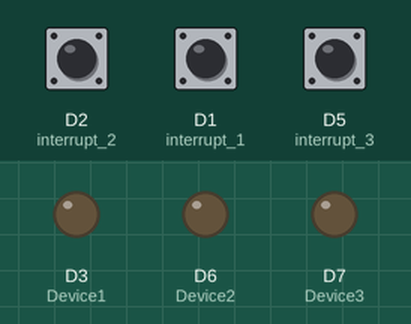
Simulated run of this program. Board: ESP8266 (NodeMCU). Shown: output pins drawn as LEDs (lit = HIGH). The test bench sets the inputs (shaded band); at power-on: D2 (interrupt_2) LOW, D1 (interrupt_1) LOW, D5 (interrupt_3) LOW. What the program prints to the serial monitor is not drawn.

Above: at 1.2 s.
1.3 s: D2 (interrupt_2) pulled HIGH for 0.15 s
At 1.37 s:
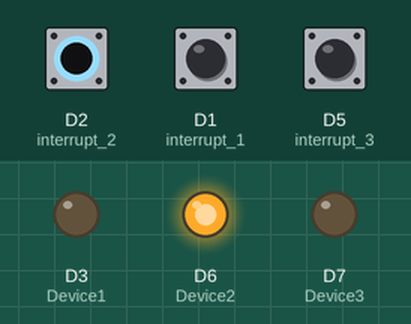
2.9 s: D1 (interrupt_1) pulled HIGH for 0.15 s
At 2.97 s:
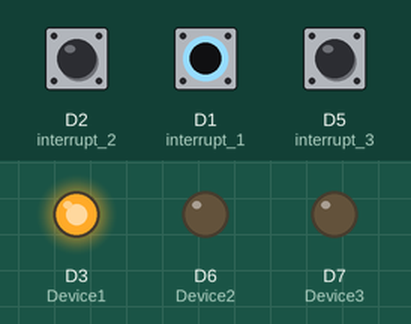
4.5 s: D5 (interrupt_3) pulled HIGH for 0.15 s
At 4.57 s:
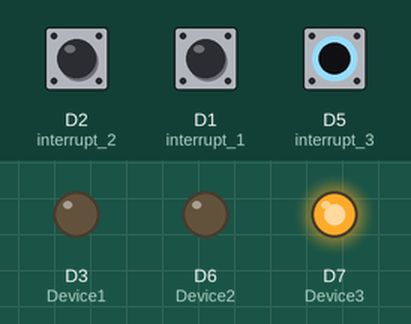
7.6 s: D2 (interrupt_2) pulled HIGH for 3.2 s
At 7.9 s:
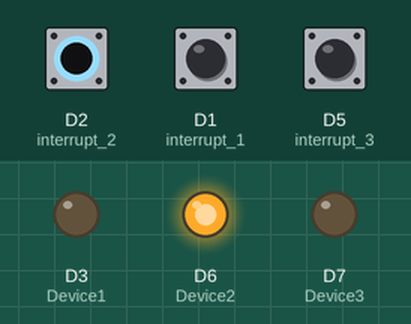
12.3 s: D1 (interrupt_1) pulled HIGH for 3.2 s
At 12.6 s:
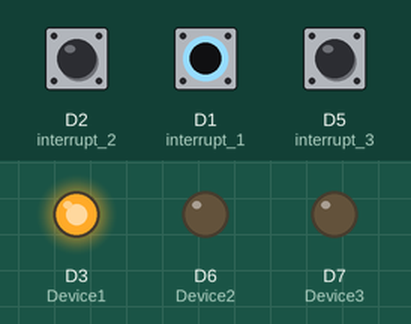
Timing chart, 0 to 17.0 s (numbered marks = the images above; inputs shaded):
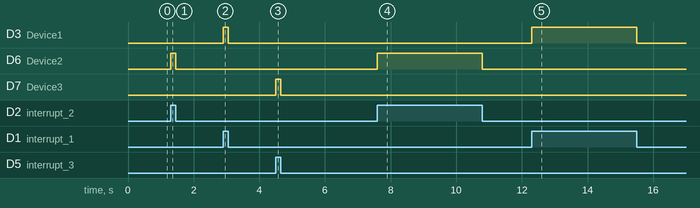

Measured:
- after the input at 1.3 s, D6 (Device2): LOW → HIGH at once, → LOW 0.15 s later
- after the input at 2.9 s, D3 (Device1): LOW → HIGH at once, → LOW 0.15 s later
- after the input at 4.5 s, D7 (Device3): LOW → HIGH at once, → LOW 0.15 s later
- after the input at 7.6 s, D6 (Device2): LOW → HIGH at once, → LOW 3.2 s later
- after the input at 12.3 s, D3 (Device1): LOW → HIGH at once, → LOW 3.2 s later

The program:

main.cpp
```cpp
#include <ESP8266WiFi.h>
#include <ESP8266mDNS.h>
#include <ESPAsyncWebServer.h>
#include <WebSocketsServer.h>
#include <ArduinoJson.h>

#define Device1 0 // external device definition
#define Device2 12
#define Device3 13

uint8_t interrupt_1 = D1; //external interrupt definition (for further updates)
uint8_t interrupt_2 = D2;
uint8_t interrupt_3 = D5;

volatile byte relay1 = 0; //interrupt response
volatile byte relay2 = 0;
volatile byte relay3 = 0;

volatile byte f1_status = 0; // final Device status
volatile byte f2_status = 0;
volatile byte f3_status = 0;

ICACHE_RAM_ATTR void ISR1(){ //interrupt service routine
  relay1 = !relay1;
  f1_status = !f1_status;
  digitalWrite(Device1, f1_status);
}

ICACHE_RAM_ATTR void ISR2(){
  relay2 = !relay2;
  f2_status = !f2_status;
  digitalWrite(Device2, f2_status);
}

ICACHE_RAM_ATTR void ISR3(){
  relay3 = !relay3;
  f3_status = !f3_status;
  digitalWrite(Device3, f3_status);
}

/*the webpage code will store in program memory (PROGMEM funtion used) insted of RAM,
it can be stored as string literel by using R"=====()=====" or R"rawliteral()rawliteral";
*/
char webpage[] PROGMEM = R"rawliteral(

<!DOCTYPE html>
<html>

<script>

var connection = new WebSocket('ws://'+location.hostname+':81/');

var button_1_status = 0;
var button_2_status = 0;
var button_3_status = 0;

function button_1()
{
button_1_status =! button_1_status;
console.log("LED 1 Switched");
send_data();
}


function button_2()
{
button_2_status =! button_2_status;
console.log("LED 2 Switched");
send_data();
}

function button_3()
{
button_3_status =! button_3_status;
console.log("LED 3 Switched");
send_data();
}


function send_data()
{
var full_data = '{"LED1" :'+button_1_status+',"LED2":'+button_2_status+',"LED3":'+button_3_status+'}';
connection.send(full_data);
}


</script>
<body>

<center>
<h1>Home Automation</h1>

<h3> Device 1 </h3>
<button onclick= "button_1()" >On/Off</button>
<h3> Device 2 </h3>
<button onclick="button_2()">On/Off</button>
<h3> Device 3 </h3>
<button onclick="button_3()">On/Off</button>
</center>
</body>
</html>
)rawliteral";

AsyncWebServer server(80); // server port 80
WebSocketsServer websockets(81);

void notFound(AsyncWebServerRequest *request)
{
  request->send(404, "text/plain", "Page Not found");
}

void webSocketEvent(uint8_t num, WStype_t type, uint8_t *payload, size_t length)
{

  switch (type)
  {
  case WStype_DISCONNECTED:
    Serial.printf("[%u] Disconnected!\n", num);
    break;
  case WStype_CONNECTED:
  {
    IPAddress ip = websockets.remoteIP(num);
    Serial.printf("[%u] Connected from %d.%d.%d.%d url: %s\n", num, ip[0], ip[1], ip[2], ip[3], payload);

    // send message to client
    websockets.sendTXT(num, "Connected from server");
  }
  break;
  case WStype_TEXT:
    Serial.printf("[%u] get Text: %s\n", num, payload);
    String message = String((char *)(payload));
    Serial.println(message);

    DynamicJsonDocument doc(200); // defining an instance of json
    // deserialize the data
    DeserializationError error = deserializeJson(doc, message);
    // parse the parameters we expect to receive (TO-DO: error handling)
    // Test if parsing succeeds.
    if (error)
    {
      Serial.print("deserializeJson() failed: ");
      Serial.println(error.c_str());
      return;
    }

    int webSwitch1 = doc["LED1"];
    int webSwitch2 = doc["LED2"];
    int webSwitch3 = doc["LED3"];

    f1_status = relay1 ^ webSwitch1; //xor --> webswitch value and external switch
    f2_status = relay2 ^ webSwitch2;
    f3_status = relay3 ^ webSwitch3;

    digitalWrite(Device1, f1_status);
    digitalWrite(Device2, f2_status);
    digitalWrite(Device3, f3_status);
  }
}

void setup()
{
  Serial.begin(115200); //serial monitor

  pinMode(Device1, OUTPUT);
  pinMode(Device2, OUTPUT);
  pinMode(Device3, OUTPUT);

  pinMode(interrupt_1, INPUT);
  pinMode(interrupt_2, INPUT);
  pinMode(interrupt_3, INPUT);

  WiFi.mode(WIFI_AP);
  WiFi.softAP("ESP-AP", ""); //ssid , password
  Serial.println("softap");
  Serial.println("");
  Serial.println(WiFi.softAPIP());

  if (MDNS.begin("esp")){ //esp.local/
    Serial.println("MDNS responder started");
  }

  server.on("/", [](AsyncWebServerRequest *request)
            { request->send_P(200, "text/html", webpage); });

  server.onNotFound(notFound);

  server.begin(); // it will start webserver
  websockets.begin(); //websocket start
  websockets.onEvent(webSocketEvent);

  attachInterrupt(digitalPinToInterrupt(interrupt_1), ISR1, CHANGE); //interrupt calling whenever a statechange occurs
  attachInterrupt(digitalPinToInterrupt(interrupt_2), ISR2, CHANGE);
  attachInterrupt(digitalPinToInterrupt(interrupt_3), ISR3, CHANGE);
}

void loop()
{
  websockets.loop();
}
```
